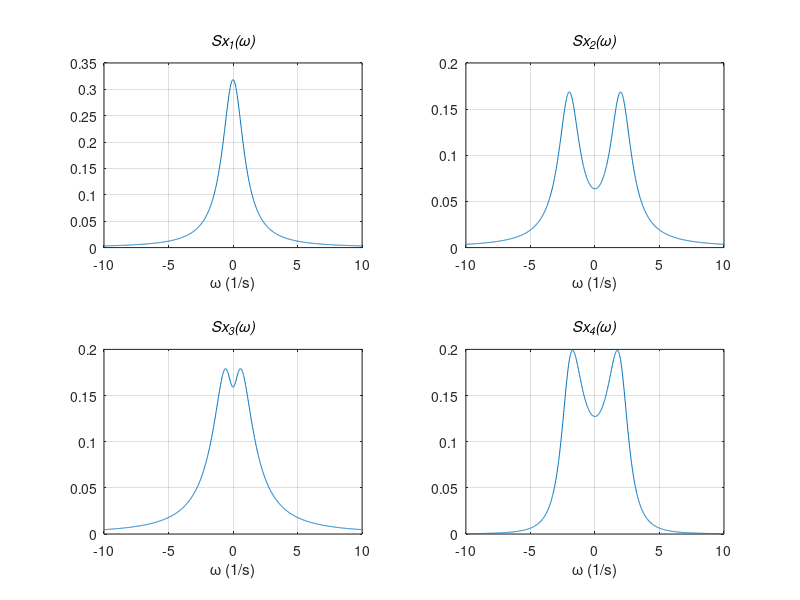
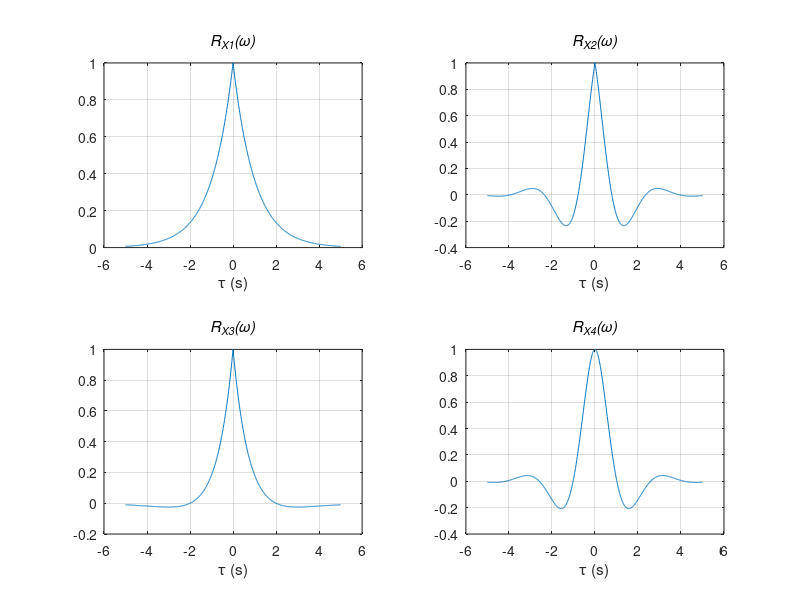

These figures' MATLAB source, in order:
%==========================================================================
% Tutorial Stochastic Dynamics with Aerospace Applications
% Topic #4: Spectral density
% Authors: M.Trifonov 
% Email: trifonov.m@yahoo.com
% Date(dd-mm-yyyy): 13-01-2020
%==========================================================================
clc; clear; close all;
% Input parameters
D=1; A=1; B=2;  
N=1000; OmMax=10; dom=2*OmMax/N;
% Spectral densities -> S1, S2, S3, S4
for i=1:N
    om(i)=-OmMax+(i-1)*dom;
    S1(i)=D*A/(pi*(A^2+om(i)^2));
    S2(i)=D*A*(A^2+B^2+om(i)^2)/(pi*((om(i)^2-A^2-B^2)^2+4*A^2*om(i)^2));
    S3(i)=D*(1+3*om(i)^2/A^2)/(2*pi*A*(1+om(i)^2/A^2)^2);
    S4(i)=2*D*A*(A^2+B^2)/(pi*((om(i)^2-A^2-B^2)^2+4*A^2*om(i)^2));
end
%plotting#1
figure(1)
subplot(2,2,1);plot(om,S1);grid on; hold on;title('\itSx_1(\omega)');xlabel('\omega (1/s)');
subplot(2,2,2);plot(om,S2);grid on; hold on;title('\itSx_2(\omega)');xlabel('\omega (1/s)');
subplot(2,2,3);plot(om,S3);grid on; hold on;title('\itSx_3(\omega)');xlabel('\omega (1/s)');
subplot(2,2,4);plot(om,S4);grid on; hold on;title('\itSx_4(\omega)');xlabel('\omega (1/s)');

% Typical covariance functions -> Rx1, Rx2, Rx3, Rx4
it=0;
for tau = -5:0.01:5   
    it = it + 1;
    Rx1(it,1) = D*exp(-A*abs(tau));
    Rx2(it,1) = D*cos(B*tau)*exp(-A*abs(tau));
    Rx3(it,1) = D*(1-A*abs(tau)/2)*exp(-A*abs(tau));
    Rx4(it,1) = (D*exp(-A*abs(tau)))*(cos(B*tau)+(A*sin(B*abs(tau)))/B);  
end
%plotting#2
figure(2)
subplot(2,2,1);plot(-5:0.01:5,Rx1);grid on; hold on;title('\itR_X_1(\omega)');xlabel('\tau (s)');
subplot(2,2,2);plot(-5:0.01:5,Rx2);grid on; hold on;title('\itR_X_2(\omega)');xlabel('\tau (s)');
subplot(2,2,3);plot(-5:0.01:5,Rx3);grid on; hold on;title('\itR_X_3(\omega)');xlabel('\tau (s)');
subplot(2,2,4);plot(-5:0.01:5,Rx4);grid on; hold on;title('\itR_X_4(\omega)');xlabel('\tau (s)');
